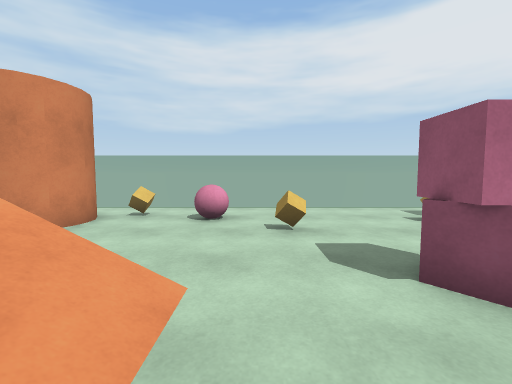
View 1 (above)

12 first-person views from a walk through a 3-D level made in the Unity game engine. The camera is 1.3 m above the floor, tilts 4° down and sees 90° across. The floor is counted in squares, 1 m on a side. Each view is taken from the middle of a square. On the plan, view 1 faces up. The plan holds only what a view shows up to about 13 squares ahead; the rest is blank. The player character is not drawn.

View 2
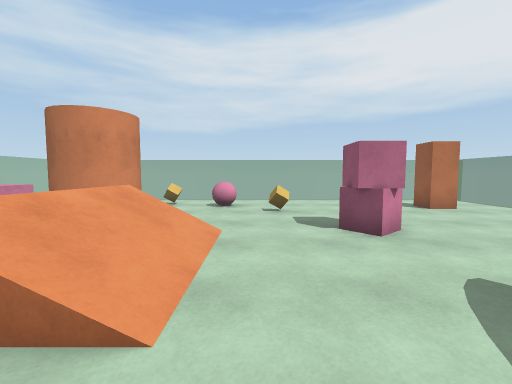

View 3
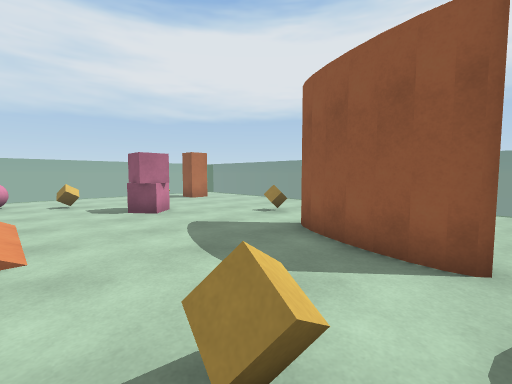

View 4
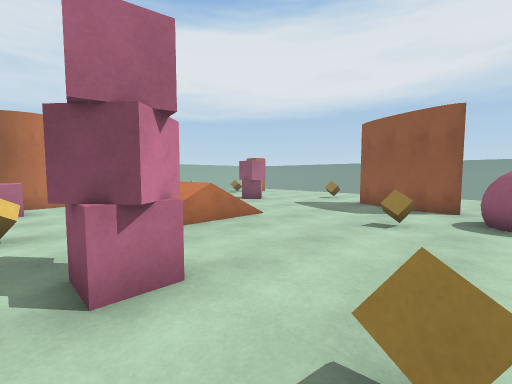

View 5
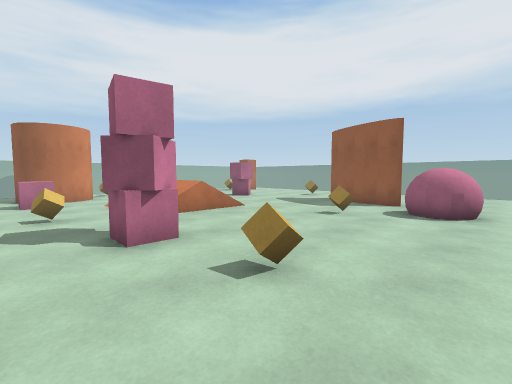

View 6
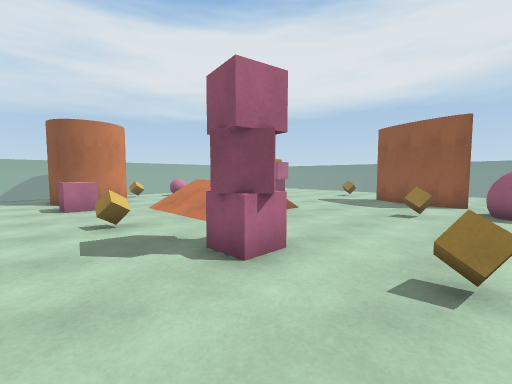

View 7
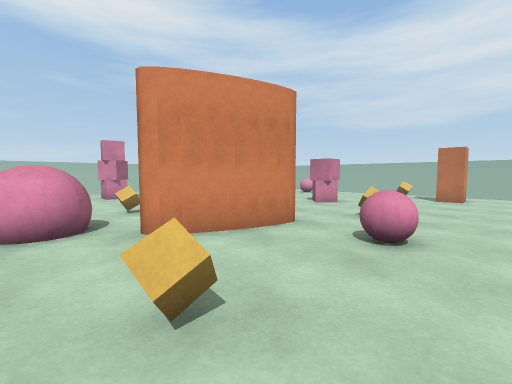

View 8
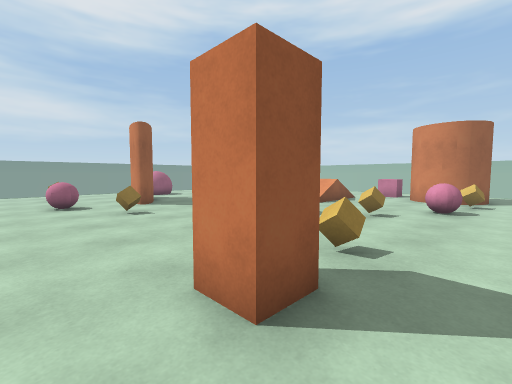

View 9
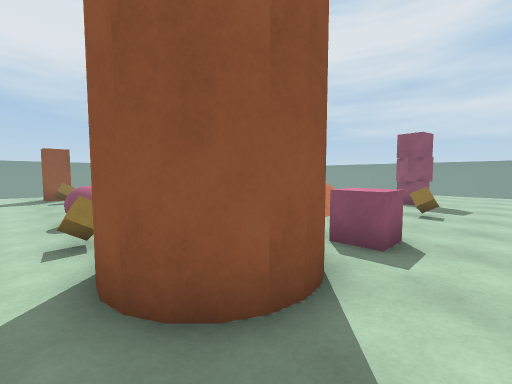

View 10
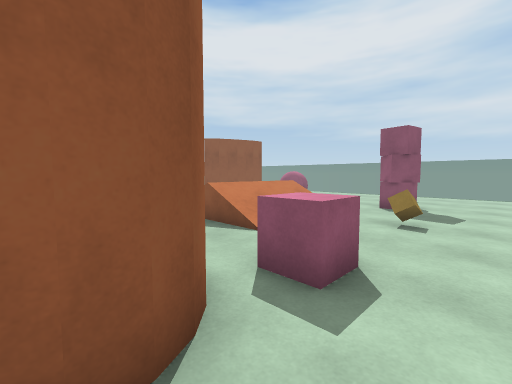

View 11
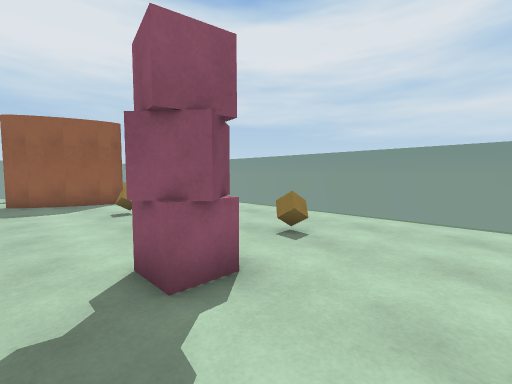

View 12
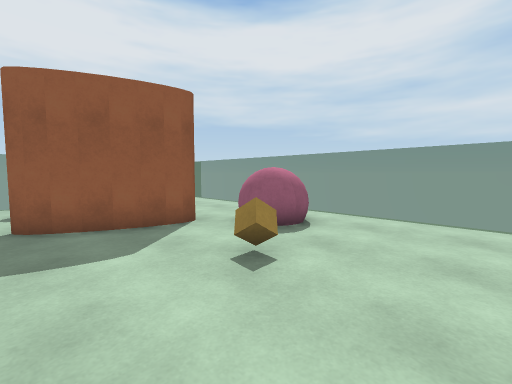

### Floor plan
Key: @ floor where view 1 was taken; # wall or solid block; x gap in a wall; . floor; / step, stairs or slope; = window, fence, low wall or low ledge; C cube; B ball.
Columns run from 9 left of view 1 to 9 right of it. Each row starts with its distance up from view 1.
  9 ...................
  8 ..###C..B..........
  7 ..###..BB.....C.#..
  6 ..###.....C........
  5 ...................
  4 ..C.........C......
  3 ..../////..CC......
  2 ..../////...C......
  1 ..../////..........
  0 ..C./////@.....C...
 -1 ..../===/..........
 -2 ................B..
 -3 ...C.........##.BB.
 -4 ..CCC........#.....
 -5 .........C..##.....
 -6 ............x......
 -7 ....C.....BBB...C..
 -8 ..........BBB......
 -9 ...................

Positions as (right, up) in squares from view 1, and headings:
1: (0, 0), facing up
2: (0, -3), facing up
3: (-1, -6), facing up-right
4: (-7, -7), facing up-right
5: (-8, -9), facing up-right
6: (-9, -7), facing up-right
7: (9, -8), facing up-left
8: (9, 9), facing down-left
9: (-9, 9), facing down-right
10: (-9, 7), facing down-right
11: (-9, -2), facing down-right
12: (-3, -2), facing down-right
